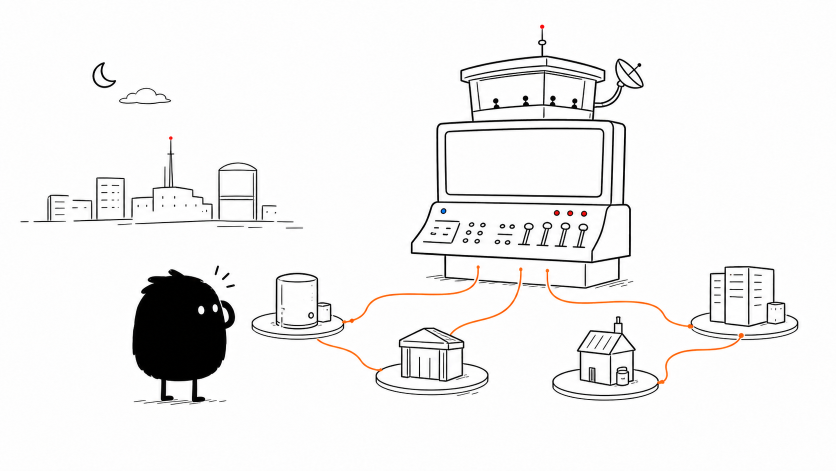
#> input picture gallery/daily-4panel/2026-05-29-lingchen-sandian/source/panel-3-v4-base.png, 1672 x 941 px (shown at 1/2 size)
$ python build_panel3_v4.py
#> lines starting #> are read from the running program, lines starting #| are printed output that depends on the picture
from pathlib import Path

from PIL import Image, ImageDraw, ImageFont


ROOT = Path(__file__).resolve().parent
SRC = ROOT / "source"

BASE = SRC / "panel-3-v4-base.png"
OUT = ROOT / "panel-3-v4.png"

FONT_REGULAR = "/System/Library/Fonts/Supplemental/Bradley Hand Bold.ttf"
FONT_FALLBACK = "/System/Library/Fonts/Supplemental/ChalkboardSE.ttc"

BLACK = (18, 18, 18)


def load_font(size: int) -> ImageFont.FreeTypeFont:
    for path in (FONT_REGULAR, FONT_FALLBACK):
        try:
            return ImageFont.truetype(path, size=size)
        except OSError:
            continue
    return ImageFont.load_default()


def draw_fit_text(
    draw: ImageDraw.ImageDraw,
    box: tuple[int, int, int, int],
    text: str,
    max_size: int,
    min_size: int,
    align: str = "center",
) -> None:
    x1, y1, x2, y2 = box
    for size in range(max_size, min_size - 1, -2):
        font = load_font(size)
        spacing = int(size * 0.22)
        bbox = draw.multiline_textbbox((0, 0), text, font=font, spacing=spacing, align=align)
        width = bbox[2] - bbox[0]
        height = bbox[3] - bbox[1]
        if width <= x2 - x1 and height <= y2 - y1:
            draw.multiline_text(
                ((x1 + x2) / 2, (y1 + y2) / 2),
                text,
                font=font,
                fill=BLACK,
                spacing=spacing,
                align=align,
                anchor="mm",
            )
            return

    font = load_font(min_size)
    draw.multiline_text((x1, y1), text, font=font, fill=BLACK, spacing=int(min_size * 0.22), align=align)


def label(draw: ImageDraw.ImageDraw, xy: tuple[int, int], text: str) -> None:
    draw.text(xy, text, font=load_font(26), fill=BLACK)


def main() -> None:
    img = Image.open(BASE).convert("RGB")
#> img is the input picture: PIL image 1672x941 RGB; mean R, G, B 240.9, 240.4, 240.2
    draw = ImageDraw.Draw(img)

    tower = "Declare the desired state.\nI'll orchestrate the workflow."
    xiaohei = "…how is it\nnot panicking?"

    draw_fit_text(draw, (915, 280, 1220, 375), tower, max_size=25, min_size=20)
    draw_fit_text(draw, (245, 430, 565, 520), xiaohei, max_size=30, min_size=24, align="left")

    label(draw, (585, 515), "Backup")
    label(draw, (755, 815), "Restore")
    label(draw, (1140, 812), "Scale")
    label(draw, (1410, 735), "Failover")

    img.save(OUT)
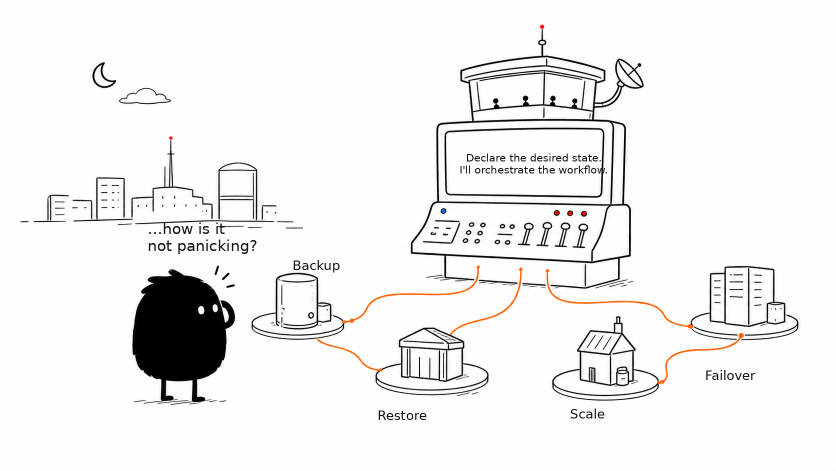
#> saved as panel-3-v4.png: PIL image 1672x941 RGB (shown at 1/2 size); mean R, G, B 240, 239.5, 239.2
    print(OUT)


if __name__ == "__main__":
    main()

$ run again, with gallery/daily-4panel/2026-05-29-lingchen-sandian/source/panel-1-v4-base.png copied over gallery/daily-4panel/2026-05-29-lingchen-sandian/source/panel-3-v4-base.png
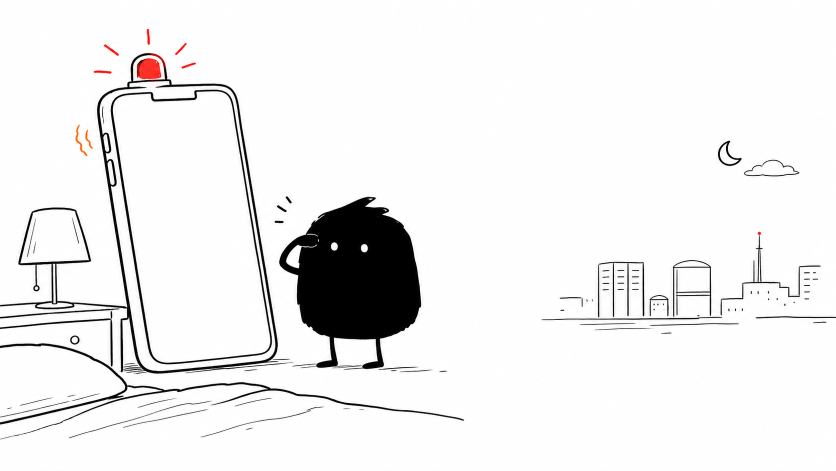
#> input picture gallery/daily-4panel/2026-05-29-lingchen-sandian/source/panel-1-v4-base.png, 1672 x 941 px (shown at 1/2 size)
#> in main, img is the input picture: PIL image 1672x941 RGB; mean R, G, B 238.5, 238, 238.1
#> in main, `img.save(OUT)`:
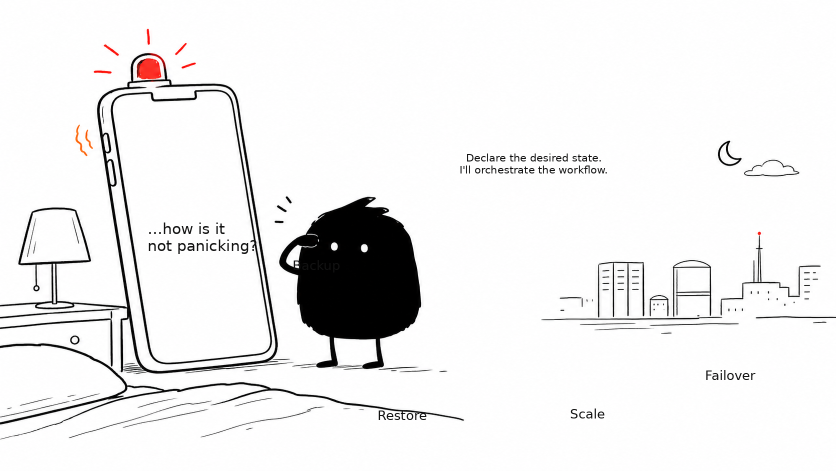
#> saved as panel-3-v4.png: PIL image 1672x941 RGB (shown at 1/2 size); mean R, G, B 237.6, 237.1, 237.1

$ run again, with gallery/daily-4panel/2026-05-29-lingchen-sandian/source/panel-2-v4-base.png copied over gallery/daily-4panel/2026-05-29-lingchen-sandian/source/panel-3-v4-base.png
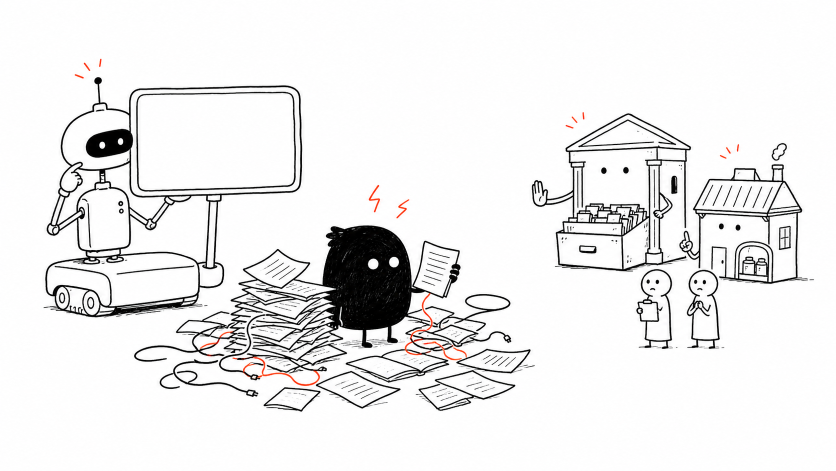
#> input picture gallery/daily-4panel/2026-05-29-lingchen-sandian/source/panel-2-v4-base.png, 1672 x 941 px (shown at 1/2 size)
#> in main, img is the input picture: PIL image 1672x941 RGB; mean R, G, B 236.3, 235.9, 235.9
#> in main, `img.save(OUT)`:
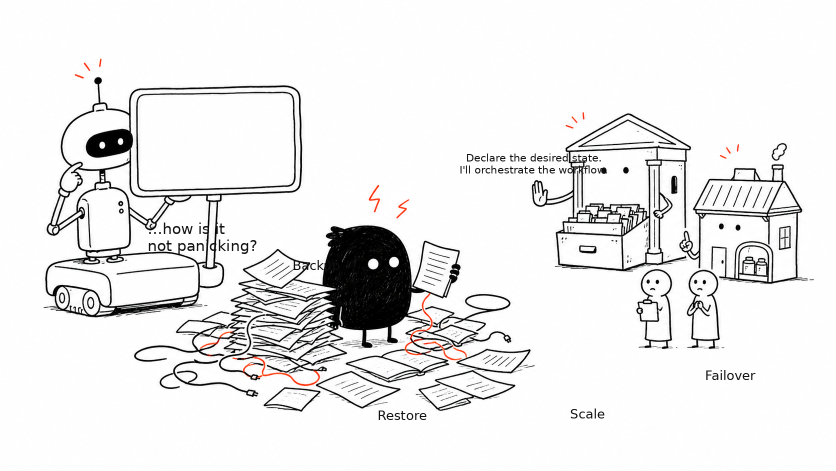
#> saved as panel-3-v4.png: PIL image 1672x941 RGB (shown at 1/2 size); mean R, G, B 235.4, 235, 235

$ run again, with gallery/daily-4panel/2026-05-29-lingchen-sandian/source/panel-4-v4-base.png copied over gallery/daily-4panel/2026-05-29-lingchen-sandian/source/panel-3-v4-base.png
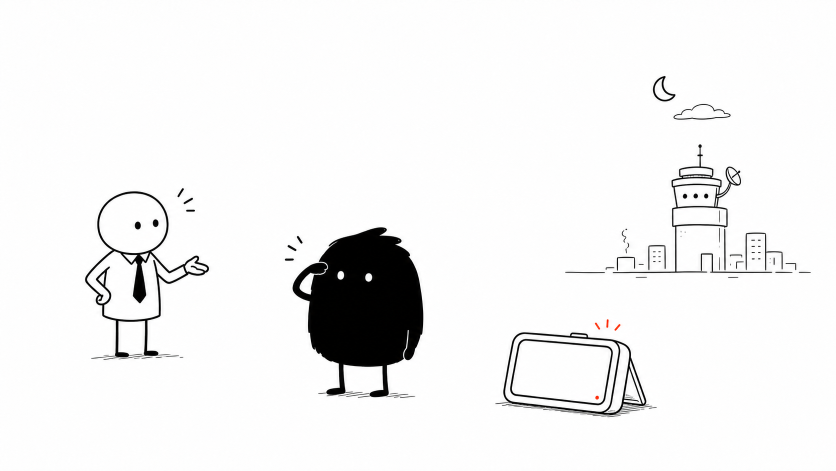
#> input picture gallery/daily-4panel/2026-05-29-lingchen-sandian/source/panel-4-v4-base.png, 1672 x 941 px (shown at 1/2 size)
#> in main, img is the input picture: PIL image 1672x941 RGB; mean R, G, B 241.3, 241.2, 241.2
#> in main, `img.save(OUT)`:
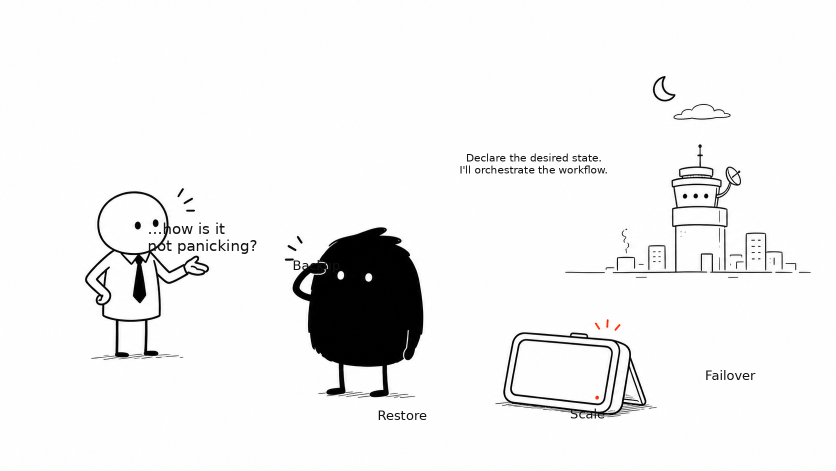
#> saved as panel-3-v4.png: PIL image 1672x941 RGB (shown at 1/2 size); mean R, G, B 240.4, 240.3, 240.3
